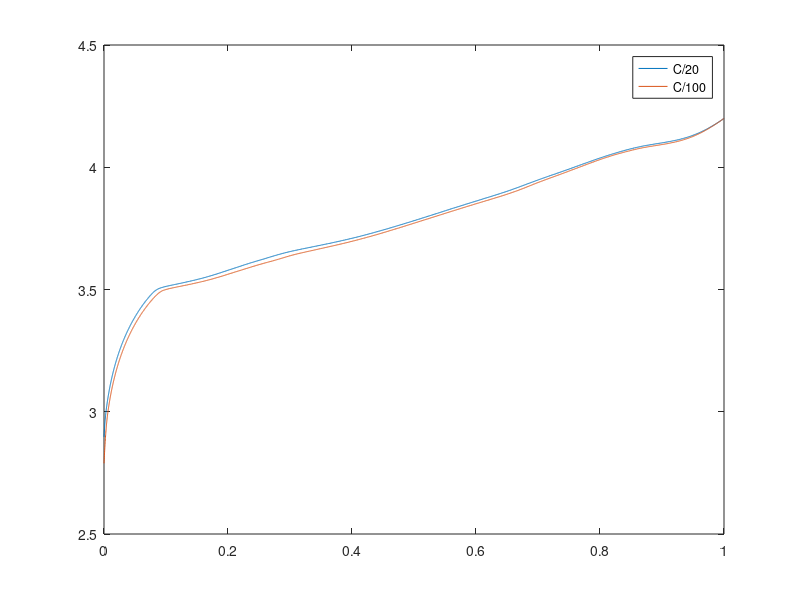

The MATLAB script that drew this image:
clear; clc; close all

data_c100 = load('OCV_inclass_C100.mat');
data_c20 = load('OCV_inclass_C20.mat');



figure(1)
plot(data_c20.OCV(:,1),data_c20.OCV(:,2)); hold on
plot(data_c100.OCV(:,1),data_c100.OCV(:,2))
legend('C/20','C/100')